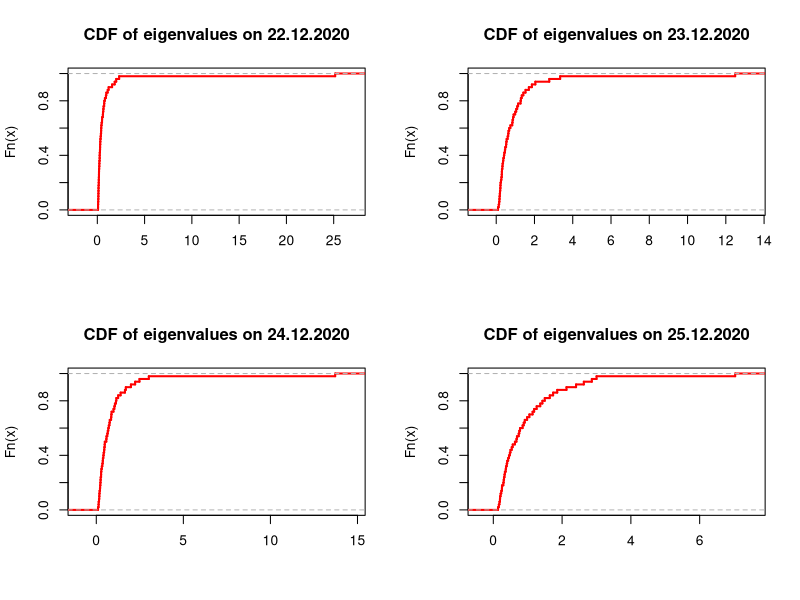
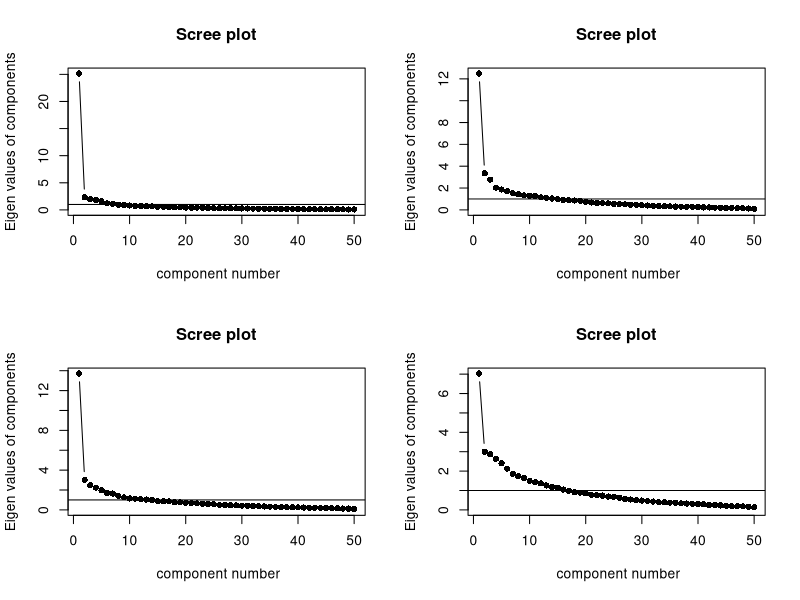
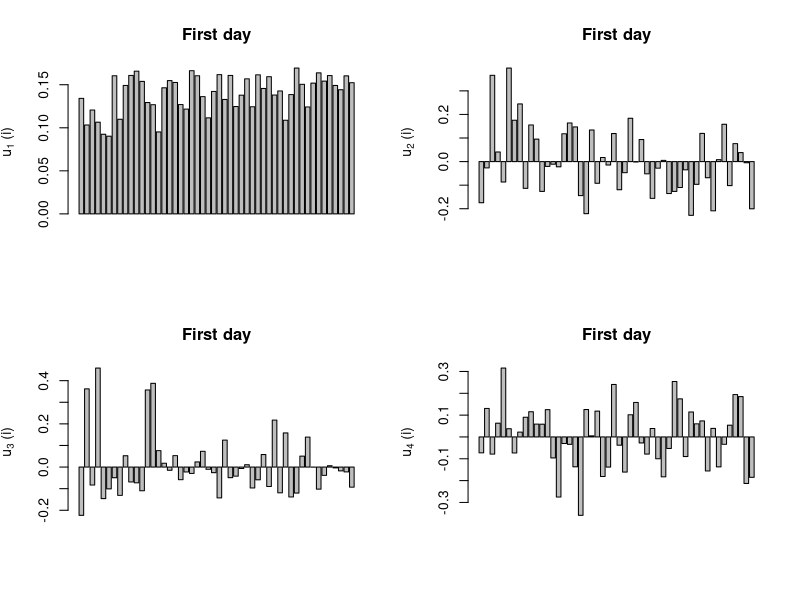
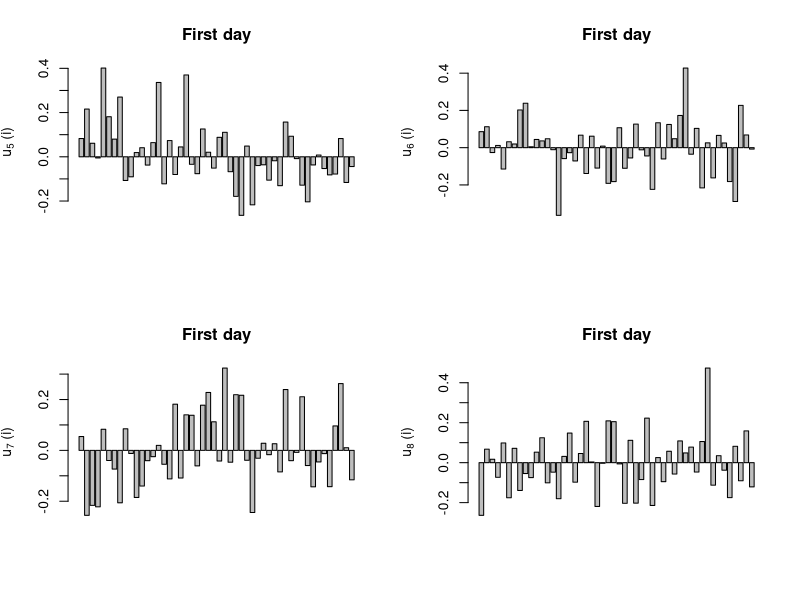
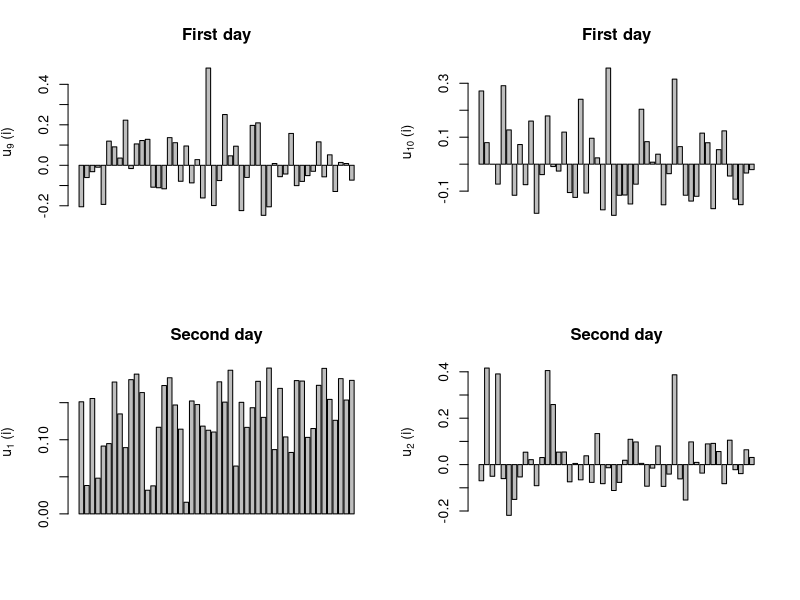
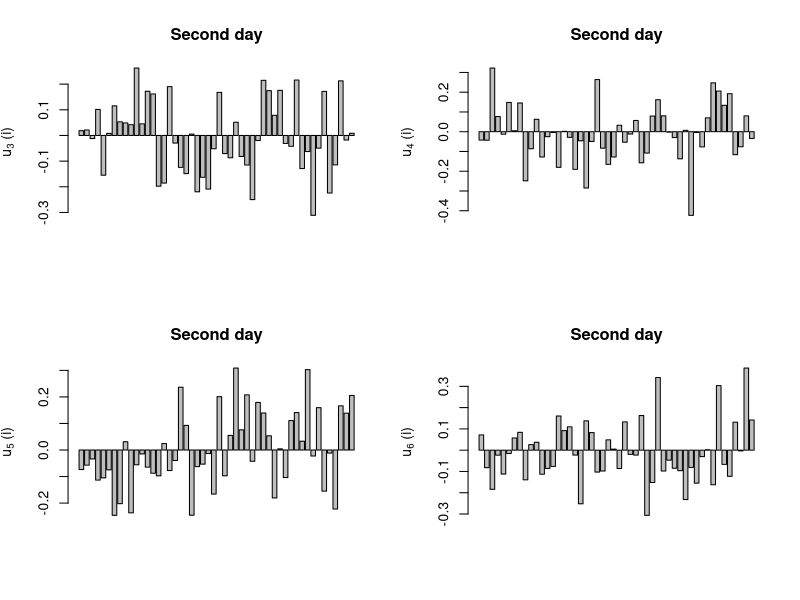
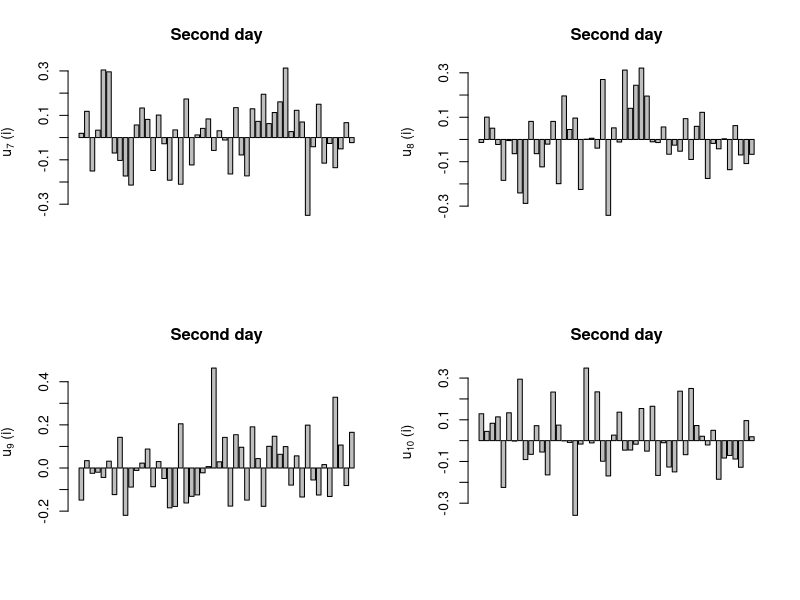
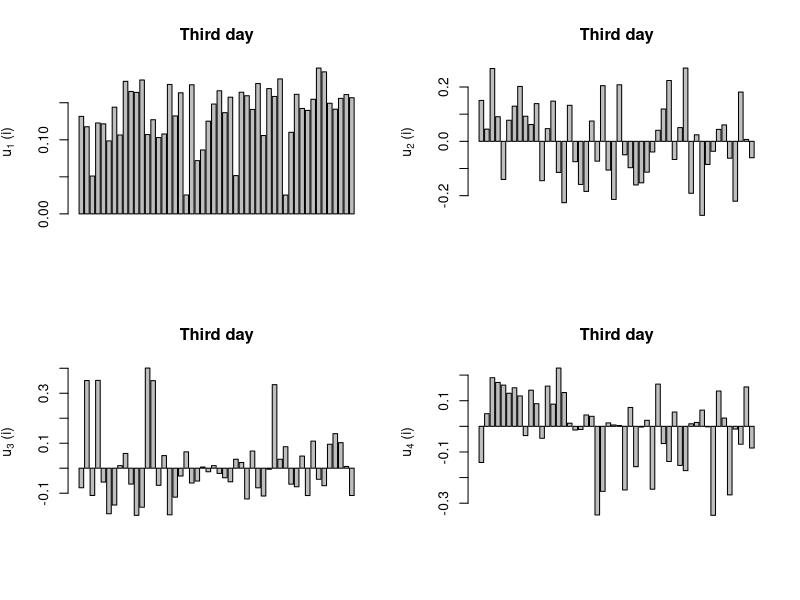

Here is the R script that generated these plots, in order:
cor1 = read.csv("CORR_Day1.csv", header= FALSE)
e1 = eigen(cor1)$values

cor2 = read.csv("CORR_Day2.csv", header= FALSE)
e2 = eigen(cor2)$values

cor3 = read.csv("CORR_Day3.csv", header= FALSE)
e3 = eigen(cor3)$values

cor4 = read.csv("CORR_Day4.csv", header= FALSE)
e4 = eigen(cor4)$values

par(mfrow= c(2,2))
plot(ecdf(e1),verticals=TRUE,do.points=FALSE,col.hor="red",col.vert="red",xlab="",
     lwd=2,main="CDF of eigenvalues on 22.12.2020")
plot(ecdf(e2),verticals=TRUE,do.points=FALSE,col.hor="red",col.vert="red",xlab="",
     lwd=2,main="CDF of eigenvalues on 23.12.2020")
plot(ecdf(e3),verticals=TRUE,do.points=FALSE,col.hor="red",col.vert="red",xlab="",
     lwd=2,main="CDF of eigenvalues on 24.12.2020")
plot(ecdf(e4),verticals=TRUE,do.points=FALSE,col.hor="red",col.vert="red",xlab="",
     lwd=2,main="CDF of eigenvalues on 25.12.2020")

# Scree plot
library(psych)
# Then use that correlation matrix to create the scree plot
scree(cor1, factors = FALSE)

scree(cor2, factors = FALSE)

scree(cor3, factors = FALSE)

scree(cor4, factors = FALSE)


# eigenvectors 
e11 = eigen(cor1)$vectors[,1]
barplot(abs(e11),  ylab=expression('u'[1]*' (i)'),
        main="First day", cex.lab=1)

e12 = eigen(cor1)$vectors[,2]
barplot(-1*e12,  ylab=expression('u'[2]*' (i)'),
        main="First day", cex.lab=1)

e13 = eigen(cor1)$vectors[,3]
barplot(-1*e13,  ylab=expression('u'[3]*' (i)'),
        main="First day", cex.lab=1)

e14 = eigen(cor1)$vectors[,4]
barplot(-1*e14,  ylab=expression('u'[4]*' (i)'),
        main="First day", cex.lab=1)

e15 = eigen(cor1)$vectors[,5]
barplot(-1*e15,  ylab=expression('u'[5]*' (i)'),
        main="First day", cex.lab=1)

e16 = eigen(cor1)$vectors[,6]
barplot(-1*e16,  ylab=expression('u'[6]*' (i)'),
        main="First day", cex.lab=1)

e17 = eigen(cor1)$vectors[,7]
barplot(-1*e17,  ylab=expression('u'[7]*' (i)'),
        main="First day", cex.lab=1)

e18 = eigen(cor1)$vectors[,8]
barplot(-1*e18,  ylab=expression('u'[8]*' (i)'),
        main="First day", cex.lab=1)

e19 = eigen(cor1)$vectors[,9]
barplot(-1*e19,  ylab=expression('u'[9]*' (i)'),
        main="First day", cex.lab=1)

e110 = eigen(cor1)$vectors[,10]
barplot(-1*e110,  ylab=expression('u'[10]*' (i)'),
        main="First day", cex.lab=1)

# day 2

# eigenvectors 
e11 = eigen(cor2)$vectors[,1]
barplot(abs(e11),  ylab=expression('u'[1]*' (i)'),
        main="Second day", cex.lab=1)

e12 = eigen(cor2)$vectors[,2]
barplot(-1*e12,  ylab=expression('u'[2]*' (i)'),
        main="Second day", cex.lab=1)

e13 = eigen(cor2)$vectors[,3]
barplot(-1*e13,  ylab=expression('u'[3]*' (i)'),
        main="Second day", cex.lab=1)

e14 = eigen(cor2)$vectors[,4]
barplot(-1*e14,  ylab=expression('u'[4]*' (i)'),
        main="Second day", cex.lab=1)

e15 = eigen(cor2)$vectors[,5]
barplot(-1*e15,  ylab=expression('u'[5]*' (i)'),
        main="Second day", cex.lab=1)

e16 = eigen(cor2)$vectors[,6]
barplot(-1*e16,  ylab=expression('u'[6]*' (i)'),
        main="Second day", cex.lab=1)

e17 = eigen(cor2)$vectors[,7]
barplot(-1*e17,  ylab=expression('u'[7]*' (i)'),
        main="Second day", cex.lab=1)

e18 = eigen(cor2)$vectors[,8]
barplot(-1*e18,  ylab=expression('u'[8]*' (i)'),
        main="Second day", cex.lab=1)

e19 = eigen(cor2)$vectors[,9]
barplot(-1*e19,  ylab=expression('u'[9]*' (i)'),
        main="Second day", cex.lab=1)

e110 = eigen(cor2)$vectors[,10]
barplot(-1*e110,  ylab=expression('u'[10]*' (i)'),
        main="Second day", cex.lab=1)

# day 3

# eigenvectors 
e11 = eigen(cor3)$vectors[,1]
barplot(abs(e11),  ylab=expression('u'[1]*' (i)'),
        main="Third day", cex.lab=1)

e12 = eigen(cor3)$vectors[,2]
barplot(-1*e12,  ylab=expression('u'[2]*' (i)'),
        main="Third day", cex.lab=1)

e13 = eigen(cor3)$vectors[,3]
barplot(-1*e13,  ylab=expression('u'[3]*' (i)'),
        main="Third day", cex.lab=1)

e14 = eigen(cor3)$vectors[,4]
barplot(-1*e14,  ylab=expression('u'[4]*' (i)'),
        main="Third day", cex.lab=1)

e15 = eigen(cor3)$vectors[,5]
barplot(-1*e15,  ylab=expression('u'[5]*' (i)'),
        main="Third day", cex.lab=1)

e16 = eigen(cor3)$vectors[,6]
barplot(-1*e16,  ylab=expression('u'[6]*' (i)'),
        main="Third day", cex.lab=1)

e17 = eigen(cor3)$vectors[,7]
barplot(-1*e17,  ylab=expression('u'[7]*' (i)'),
        main="Third day", cex.lab=1)

e18 = eigen(cor3)$vectors[,8]
barplot(-1*e18,  ylab=expression('u'[8]*' (i)'),
        main="Third day", cex.lab=1)

e19 = eigen(cor3)$vectors[,9]
barplot(-1*e19,  ylab=expression('u'[9]*' (i)'),
        main="Third day", cex.lab=1)

e110 = eigen(cor3)$vectors[,10]
barplot(-1*e110,  ylab=expression('u'[10]*' (i)'),
        main="Third day", cex.lab=1)

# day 4

# eigenvectors 
e11 = eigen(cor4)$vectors[,1]
barplot(abs(e11),  ylab=expression('u'[1]*' (i)'),
        main="Fourth day", cex.lab=1)

e12 = eigen(cor4)$vectors[,2]
barplot(-1*e12,  ylab=expression('u'[2]*' (i)'),
        main="Fourth day", cex.lab=1)

e13 = eigen(cor4)$vectors[,3]
barplot(-1*e13,  ylab=expression('u'[3]*' (i)'),
        main="Fourth day", cex.lab=1)

e14 = eigen(cor4)$vectors[,4]
barplot(-1*e14,  ylab=expression('u'[4]*' (i)'),
        main="Fourth day", cex.lab=1)

e15 = eigen(cor4)$vectors[,5]
barplot(-1*e15,  ylab=expression('u'[5]*' (i)'),
        main="Fourth day", cex.lab=1)

e16 = eigen(cor4)$vectors[,6]
barplot(-1*e16,  ylab=expression('u'[6]*' (i)'),
        main="Fourth day", cex.lab=1)

e17 = eigen(cor4)$vectors[,7]
barplot(-1*e17,  ylab=expression('u'[7]*' (i)'),
        main="Fourth day", cex.lab=1)

e18 = eigen(cor4)$vectors[,8]
barplot(-1*e18,  ylab=expression('u'[8]*' (i)'),
        main="Fourth day", cex.lab=1)

e19 = eigen(cor4)$vectors[,9]
barplot(-1*e19,  ylab=expression('u'[9]*' (i)'),
        main="Fourth day", cex.lab=1)

e110 = eigen(cor4)$vectors[,10]
barplot(-1*e110,  ylab=expression('u'[10]*' (i)'),
        main="Fourth day", cex.lab=1)